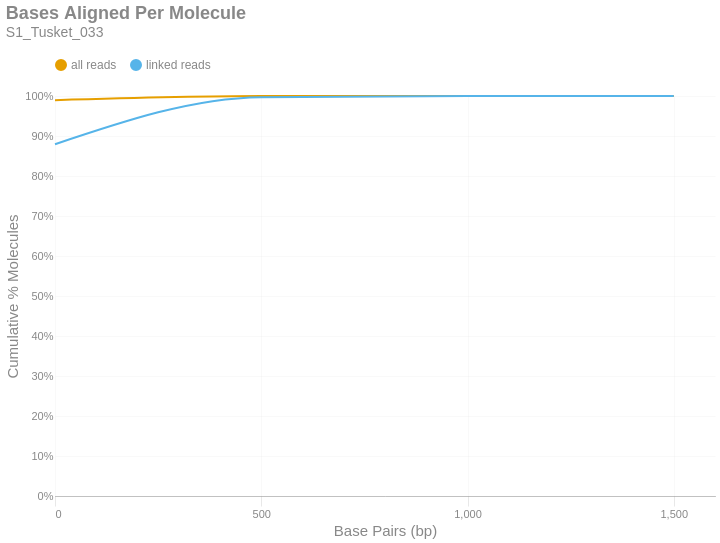

Notebook code for this chart:
### Markdown cell above
### Bases Aligned Per Molecule
This is a cumulative frequency distribution showing the number of base pairs aligned per unique molecule. These data are shown in 500 bp bins. There are two distributions: one with `all reads` (yellow) and another with only `linked reads` (blue). The percent of molecules in the `linked reads` distribution is relative to the total number of linked molecules.

### Code cell
if SKIPLR:
    print_html(f"Skipped")
else:
    binned_df = consolidated_hist(valids['aligned_bp'], mask, 500, True)
    with SafeRender(binned_df):
        (
            density_plot(binned_df, 'Bases Aligned Per Molecule', samplename, 'basesper')
            .encode(
                x=alt.X('bin:Q', title="Base Pairs (bp)").axis(tickMinStep=500).scale(padding=0),
                y=alt.Y('value:Q', title='Cumulative % Molecules')
                    .axis(format='%')
                    .scale(domain = [0,1])
                    .stack(False),
                color=alt.Color("key:N").scale(domain = ["all reads", "linked reads"]),
                tooltip = [
                    alt.Tooltip("key:N", title = "Data Type"),
                    alt.Tooltip("range_label:N", title="Bases Aligned Per Molecule"),
                    alt.Tooltip("value:Q", format = ".2%", title="% Molecules (Cum.)")
                ]
            )
        ).display()

### Figure 1 — Vega-Lite specification as saved in the notebook (floating-point values rounded to 4 significant figures)
{"width": "container", "height": 400, "config": {"title": {"anchor": "start", "dy": -15, "fontSize": 18, "color": "#888888", "subtitleColor": "#888888", "subtitleFontSize": 14}, "arc": {"fill": "#0072B2"}, "axis": {"domainColor": "#888888", "domainWidth": 0.5, "gridWidth": 0.2, "grid": false, "titleFontWeight": 400, "titleFontSize": 15, "labelFontSize": 11, "labelColor": "#888888", "tickColor": "#888888", "tickWidth": 0.2, "titleColor": "#888888"}, "axisBand": {"grid": false}, "axisX": {"grid": true, "tickSize": 10, "domainCap": "round"}, "axisY": {"domain": false, "grid": true, "tickSize": 0, "domainCap": "round"}, "background": "transparent", "header": {"labelFontSize": 15, "labelColor": "#888888", "titleFontSize": 15, "titleFontWeight": 600, "titleColor": "#888888"}, "legend": {"labelFont": "sans-serif", "labelFontSize": 12, "labelColor": "#888888", "symbolSize": 100, "symbolType": "circle", "titleFontSize": 12, "titlePadding": 10, "titleColor": "#888888", "title": null, "orient": "top"}, "range": {"category": ["#E69F00", "#56B4E9", "#009E73", "#F0E442", "#0072B2", "#D55E00", "#CC79A7", "#000000"], "diverging": ["#cfe8f3", "#a2d4ec", "#73bfe2", "#46abdb", "#1696d2", "#12719e"]}, "area": {"fill": "#0072B2", "fillOpacity": 0.7, "line": true, "strokeOpacity": 0.7}, "line": {"color": "#0072B2", "stroke": "#0072B2", "strokeWidth": 2}, "trail": {"color": "#0072B2", "stroke": "#0072B2", "strokeWidth": 0, "size": 1}, "point": {"filled": true, "fillOpacity": 1.0, "size": 95}, "text": {"color": "#888888", "fontSize": 11, "align": "right", "fontWeight": 400, "size": 11}, "bar": {"fill": "#0072B2", "stroke": null}, "view": {"stroke": null, "continuousWidth": 660, "continuousHeight": 400}}, "data": {"name": "data-d88b452595eae56938529e75666531d6"}, "mark": {"type": "line", "interpolate": "monotone", "point": {"opacity": 0, "size": 275}}, "encoding": {"color": {"field": "key", "scale": {"domain": ["all reads", "linked reads"]}, "type": "nominal"}, "tooltip": [{"field": "key", "title": "Data Type", "type": "nominal"}, {"field": "range_label", "title": "Bases Aligned Per Molecule", "type": "nominal"}, {"field": "value", "format": ".2%", "title": "% Molecules (Cum.)", "type": "quantitative"}], "x": {"axis": {"tickMinStep": 500}, "field": "bin", "scale": {"padding": 0}, "title": "Base Pairs (bp)", "type": "quantitative"}, "y": {"axis": {"format": "%"}, "field": "value", "scale": {"domain": [0, 1]}, "stack": false, "title": "Cumulative % Molecules", "type": "quantitative"}}, "params": [{"name": "param_c36ac31b6afebe62", "select": {"type": "point", "fields": ["key"]}, "bind": "legend"}], "title": {"text": "Bases Aligned Per Molecule", "subtitle": "S1_Tusket_033"}, "transform": [{"fold": ["all reads (cumsum)", "linked reads (cumsum)"]}, {"calculate": "replace(datum.key, ' (cumsum)', '')", "as": "key"}, {"filter": {"param": "param_c36ac31b6afebe62"}}], "usermeta": {"embedOptions": {"downloadFileName": "S1_Tusket_033.basesper"}}, "$schema": "https://vega.github.io/schema/vega-lite/v6.1.0.json", "datasets": {"data-d88b452595eae56938529e75666531d6": [{"bin": "0.0", "interval": "0.0-500.0", "all reads": 0.9895, "linked reads": 0.8795, "all reads (cumsum)": 0.9895, "linked reads (cumsum)": 0.8795, "range_label": "0-499"}, {"bin": "500.0", "interval": "500.0-1000.0", "all reads": 0.01019, "linked reads": 0.1176, "all reads (cumsum)": 0.9997, "linked reads (cumsum)": 0.9971, "range_label": "500-999"}, {"bin": "1000.0", "interval": "1000.0-1500.0", "all reads": 0.0002658, "linked reads": 0.002791, "all reads (cumsum)": 1.0, "linked reads (cumsum)": 0.9999, "range_label": "1000-1499"}, {"bin": "1500.0", "interval": "1500.0-2000.0", "all reads": 1.073e-05, "linked reads": 9.528e-05, "all reads (cumsum)": 1.0, "linked reads (cumsum)": 1.0, "range_label": "1500-1999"}]}}
